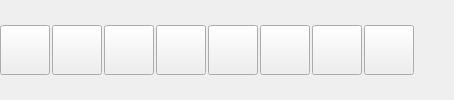
       <widget class="QWidget" name="wdtOrderButtonsSet" native="true">
        <layout class="QHBoxLayout" name="horizontalLayout_4">
         <property name="spacing">
          <number>2</number>
         </property>
         <property name="leftMargin">
          <number>0</number>
         </property>
         <property name="topMargin">
          <number>0</number>
         </property>
         <property name="rightMargin">
          <number>0</number>
         </property>
         <property name="bottomMargin">
          <number>0</number>
         </property>
         <item>
          <widget class="QPushButton" name="btnExit">
           <property name="sizePolicy">
            <sizepolicy hsizetype="Fixed" vsizetype="Fixed">
             <horstretch>0</horstretch>
             <verstretch>0</verstretch>
            </sizepolicy>
           </property>
           <property name="minimumSize">
            <size>
             <width>50</width>
             <height>50</height>
            </size>
           </property>
           <property name="maximumSize">
            <size>
             <width>50</width>
             <height>50</height>
            </size>
           </property>
           <property name="focusPolicy">
            <enum>Qt::NoFocus</enum>
           </property>
           <property name="text">
            <string/>
           </property>
           <property name="icon">
            <iconset resource="../core_gui/res.qrc">
             <normaloff>:/new/prefix1/res/icons/exit.png</normaloff>:/new/prefix1/res/icons/exit.png</iconset>
           </property>
           <property name="iconSize">
            <size>
             <width>40</width>
             <height>40</height>
            </size>
           </property>
          </widget>
         </item>
         <item>
          <widget class="QPushButton" name="btnRemoveWholeOrder">
           <property name="sizePolicy">
            <sizepolicy hsizetype="Fixed" vsizetype="Fixed">
             <horstretch>0</horstretch>
             <verstretch>0</verstretch>
            </sizepolicy>
           </property>
           <property name="minimumSize">
            <size>
             <width>50</width>
             <height>50</height>
            </size>
           </property>
           <property name="maximumSize">
            <size>
             <width>50</width>
             <height>50</height>
            </size>
           </property>
           <property name="focusPolicy">
            <enum>Qt::NoFocus</enum>
           </property>
           <property name="text">
            <string/>
           </property>
           <property name="icon">
            <iconset resource="../core_gui/res.qrc">
             <normaloff>:/new/prefix1/res/icons/trash.PNG</normaloff>:/new/prefix1/res/icons/trash.PNG</iconset>
           </property>
           <property name="iconSize">
            <size>
             <width>40</width>
             <height>40</height>
            </size>
           </property>
          </widget>
         </item>
         <item>
          <widget class="QPushButton" name="btnMoveOrder">
           <property name="sizePolicy">
            <sizepolicy hsizetype="Fixed" vsizetype="Fixed">
             <horstretch>0</horstretch>
             <verstretch>0</verstretch>
            </sizepolicy>
           </property>
           <property name="minimumSize">
            <size>
             <width>50</width>
             <height>50</height>
            </size>
           </property>
           <property name="maximumSize">
            <size>
             <width>50</width>
             <height>50</height>
            </size>
           </property>
           <property name="focusPolicy">
            <enum>Qt::NoFocus</enum>
           </property>
           <property name="text">
            <string/>
           </property>
           <property name="icon">
            <iconset resource="../core_gui/res.qrc">
             <normaloff>:/new/prefix1/res/icons/move2.png</normaloff>:/new/prefix1/res/icons/move2.png</iconset>
           </property>
           <property name="iconSize">
            <size>
             <width>40</width>
             <height>40</height>
            </size>
           </property>
          </widget>
         </item>
         <item>
          <widget class="QPushButton" name="btnCangeOrderOwner">
           <property name="minimumSize">
            <size>
             <width>50</width>
             <height>50</height>
            </size>
           </property>
           <property name="maximumSize">
            <size>
             <width>50</width>
             <height>50</height>
            </size>
           </property>
           <property name="text">
            <string/>
           </property>
           <property name="icon">
            <iconset resource="../core_gui/res.qrc">
             <normaloff>:/new/prefix1/res/icons/peple.png</normaloff>:/new/prefix1/res/icons/peple.png</iconset>
           </property>
           <property name="iconSize">
            <size>
             <width>40</width>
             <height>40</height>
            </size>
           </property>
          </widget>
         </item>
         <item>
          <widget class="QPushButton" name="btnDiscount">
           <property name="sizePolicy">
            <sizepolicy hsizetype="Fixed" vsizetype="Fixed">
             <horstretch>0</horstretch>
             <verstretch>0</verstretch>
            </sizepolicy>
           </property>
           <property name="minimumSize">
            <size>
             <width>50</width>
             <height>50</height>
            </size>
           </property>
           <property name="maximumSize">
            <size>
             <width>50</width>
             <height>50</height>
            </size>
           </property>
           <property name="focusPolicy">
            <enum>Qt::NoFocus</enum>
           </property>
           <property name="text">
            <string/>
           </property>
           <property name="icon">
            <iconset resource="../core_gui/res.qrc">
             <normaloff>:/new/prefix1/res/icons/discount2.png</normaloff>:/new/prefix1/res/icons/discount2.png</iconset>
           </property>
           <property name="iconSize">
            <size>
             <width>40</width>
             <height>40</height>
            </size>
           </property>
          </widget>
         </item>
         <item>
          <widget class="QPushButton" name="btnCheckout">
           <property name="sizePolicy">
            <sizepolicy hsizetype="Fixed" vsizetype="Fixed">
             <horstretch>0</horstretch>
             <verstretch>0</verstretch>
            </sizepolicy>
           </property>
           <property name="minimumSize">
            <size>
             <width>50</width>
             <height>50</height>
            </size>
           </property>
           <property name="maximumSize">
            <size>
             <width>50</width>
             <height>50</height>
            </size>
           </property>
           <property name="focusPolicy">
            <enum>Qt::NoFocus</enum>
           </property>
           <property name="text">
            <string/>
           </property>
           <property name="icon">
            <iconset resource="../core_gui/res.qrc">
             <normaloff>:/new/prefix1/res/icons/print3.png</normaloff>:/new/prefix1/res/icons/print3.png</iconset>
           </property>
           <property name="iconSize">
            <size>
             <width>40</width>
             <height>40</height>
            </size>
           </property>
          </widget>
         </item>
         <item>
          <widget class="QPushButton" name="btnPayment">
           <property name="sizePolicy">
            <sizepolicy hsizetype="Fixed" vsizetype="Fixed">
             <horstretch>0</horstretch>
             <verstretch>0</verstretch>
            </sizepolicy>
           </property>
           <property name="minimumSize">
            <size>
             <width>50</width>
             <height>50</height>
            </size>
           </property>
           <property name="maximumSize">
            <size>
             <width>50</width>
             <height>50</height>
            </size>
           </property>
           <property name="focusPolicy">
            <enum>Qt::NoFocus</enum>
           </property>
           <property name="text">
            <string/>
           </property>
           <property name="icon">
            <iconset resource="../core_gui/res.qrc">
             <normaloff>:/new/prefix1/res/icons/payment2.png</normaloff>:/new/prefix1/res/icons/payment2.png</iconset>
           </property>
           <property name="iconSize">
            <size>
             <width>40</width>
             <height>40</height>
            </size>
           </property>
          </widget>
         </item>
         <item>
          <widget class="QPushButton" name="btnAdditional">
           <property name="minimumSize">
            <size>
             <width>50</width>
             <height>50</height>
            </size>
           </property>
           <property name="maximumSize">
            <size>
             <width>50</width>
             <height>50</height>
            </size>
           </property>
           <property name="focusPolicy">
            <enum>Qt::NoFocus</enum>
           </property>
           <property name="text">
            <string/>
           </property>
           <property name="icon">
            <iconset resource="../core_gui/res.qrc">
             <normaloff>:/new/prefix1/res/icons/menu.png</normaloff>:/new/prefix1/res/icons/menu.png</iconset>
           </property>
           <property name="iconSize">
            <size>
             <width>48</width>
             <height>48</height>
            </size>
           </property>
          </widget>
         </item>
         <item>
          <spacer name="horizontalSpacer_5">
           <property name="orientation">
            <enum>Qt::Horizontal</enum>
           </property>
           <property name="sizeHint" stdset="0">
            <size>
             <width>40</width>
             <height>20</height>
            </size>
           </property>
          </spacer>
         </item>
        </layout>
       </widget>
